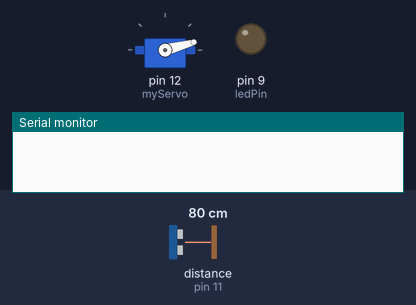
The sketch below on a simulated Arduino Uno, built with avr-gcc and run on an emulated ATmega328P. On the bench: servo, output pins drawn as LEDs (lit = HIGH), the last lines printed to the serial monitor. Wiring (inferred from the names in the program): ultrasonic range finder: trigger pin 10; echo pin 11. Inputs (shaded band) come from the test bench; at power-on: distance to the obstacle (sensor on pin 11) 80 cm. The echo pulse lasts 58.3 µs per cm; pins used as bus, display or sensor lines are not drawn.

Above: at 0.01 s.
1.3 s: distance to the obstacle (sensor on pin 11) set to 2 cm
4.3 s: distance to the obstacle (sensor on pin 11) set to 250 cm
At 5.12 s:
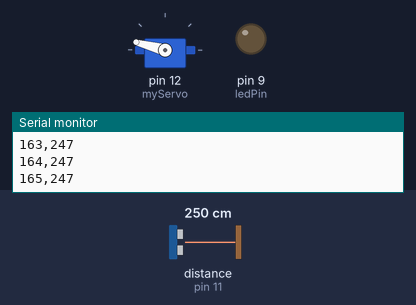
7.3 s: distance to the obstacle (sensor on pin 11) set to 4 cm
At 8.1 s:
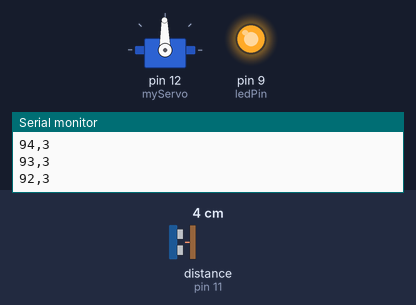
10.3 s: distance to the obstacle (sensor on pin 11) set to 299 cm
At 11.15 s:
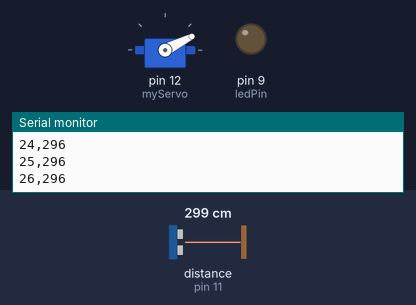
13.3 s: distance to the obstacle (sensor on pin 11) set to 9 cm
At 16.24 s:
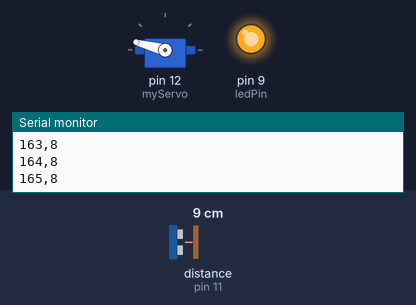
16.3 s: distance to the obstacle (sensor on pin 11) set to 120 cm
Timing chart, 0 to 20.3 s (numbered marks = the images above; inputs shaded):
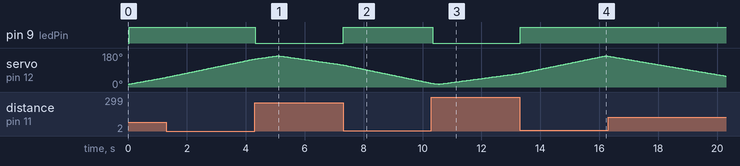

The sketch:

radar_arduino.ino
```cpp
#include <Servo.h>
//Deklaracja pinów trigger(wyzywalający), echo(odbierający) oraz deklracja pinu dla leda
const int trigPin = 10;
const int echoPin = 11;
const int ledPin = 9;

//Zmienne dla czasu trwania i odległości
long duration;
int distance;

//Próg odległości
int distanceThreshold = 200;

//Deklracja obiektu Servo
Servo myServo;

//Zmienna do detekcji śledzenia ruchu
bool motionDetected = false;

void setup() {
  //Deklaracja pinow na wartosci wyjsciowe oraz wejsciowe
  pinMode(trigPin, OUTPUT);
  pinMode(echoPin, INPUT);
  pinMode(ledPin, OUTPUT);
  Serial.begin(9600); //Inicjalizacja komunikacje szeregowa z predkoscia 9600 bitow
  myServo.attach(12);  //Inicjalizacja serwa na pinie 12
}

void loop() {
  //Obrocenie serwomechanizmu od 15 do 165 stopni
  for (int i = 15; i <= 165; i++) {
    myServo.write(i);
    delay(30);
    distance = calculateDistance();  //Wywołanie funkcji, ktora liczy odleglosc mierzonej przez czujnik dla kazdego stopnia

    //Zapalenie diody jesli wykryje ruch
    if (distance < distanceThreshold) {
      motionDetected = true;
      digitalWrite(ledPin, HIGH);  //Zapala diode LED
    } else {
      if (motionDetected) {
        motionDetected = false;
        digitalWrite(ledPin, LOW);   //Zgasza diode LED
      }
    }
      Serial.print(i);
      Serial.print(",");
      Serial.print(distance);
      Serial.println();
  }

  //Serwomechanizm wykonuej ruch od 165 do 15 stopni
  for (int i = 165; i > 15; i--) {
    myServo.write(i);
    delay(30);
    distance = calculateDistance();

    if (distance < distanceThreshold) {
      motionDetected = true;
      digitalWrite(ledPin, HIGH);    //Zapala diode LED
    } else {
      if (motionDetected) {
        motionDetected = false;
        digitalWrite(ledPin, LOW);   //Zgasza diode LED
      }
    }
      Serial.print(i);
      Serial.print(",");
      Serial.print(distance);
      Serial.println();
  }
}

//Funkcja do obliczenia odległości mierzonej przez czujnik
int calculateDistance() {
  digitalWrite(trigPin, LOW);
  delayMicroseconds(2);

  // Ustawia pin trigPin w stanie HIGH przez 10 mikrosekund
  digitalWrite(trigPin, HIGH);
  delayMicroseconds(10);
  digitalWrite(trigPin, LOW);

  duration = pulseIn(echoPin, HIGH);  //Odczytuje pin echoPin, zwraca czas podróży fali dźwiękowej w mikrosekundach
  distance = duration * 0.034 / 2;
  return distance;
}
```

Measured:
- after the input at 4.3 s, pin 9 (ledPin): HIGH → LOW at once
- after the input at 7.3 s, pin 9 (ledPin): LOW → HIGH at once
- after the input at 10.3 s, pin 9 (ledPin): HIGH → LOW at once
- after the input at 13.3 s, pin 9 (ledPin): LOW → HIGH at once
